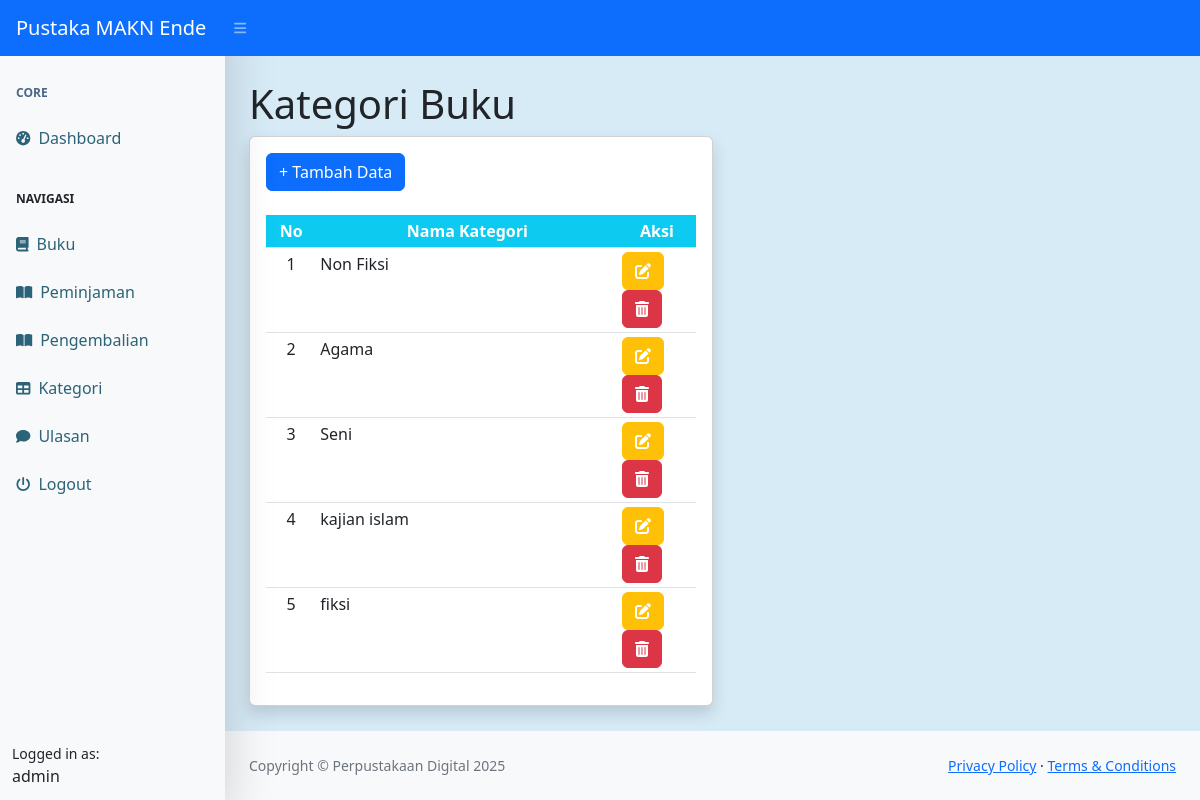
Screenshot of /dashboard.php?page=kategori (signed in) with the database file from the repository.
### tables this page shows
CREATE TABLE `kategori` (
  `id_kategori` int(11) NOT NULL,
  `kategori` varchar(255) DEFAULT NULL
);

### kategori.php (the view, shortened to what this page needs)
<h1 class="mt-4">Kategori Buku</h1>
<div class="card shadow w-50">
    <div class="card-body">
        <div class="row">
            <div class="col-md-12">
            <a href="?page=kategori_tambah" class="btn btn-primary mb-2"> + Tambah Data</a>
                <table class="table table-hover table-sm mt-3 w-100" id="dataTable" cellspacing="0">
                        <colgroup>
                            <col style="width: 5%;" />
                            <col style="width: 37%;" />
                            <col style="width: 7%;" />
                         </colgroup>
                    <thead class="mb-3 bg-info text-center text-white">
                            <th>No</th>
                            <th>Nama Kategori</th>
                            <th>Aksi</th>
                    </thead>
                    <?php
                        $i = 1;
                        $query = mysqli_query($koneksi, "SELECT*FROM kategori");
                        while($data = mysqli_fetch_array($query)){
                            ?>
                         <tbody>
                                <td class="text-center"><?php echo $i++; ?></td>
                                <td><?php echo $data['kategori']; ?></td>
                                <td>
                                    <a href="?page=kategori_ubah&&id=<?php echo $data['id_kategori']; ?>" class="btn btn-warning text-white"><i class="fa-solid fa-pen-to-square"></i></a>
                                    <a onclick="return confirm('Apakah anda yakin mau menghapus data ini')" href="?page=kategori_hapus&&id=<?php echo $data['id_kategori']; ?>" class="btn btn-danger"><i class="fa-solid fa-trash-can"></i></a>
                                </td>
                         </tbody>
                    <?php
                        }
                    ?>
                </table>
            </div>
        </div>
    </div>
</div>

### rows the page displays
kategori: kategori "Non Fiksi"
kategori: kategori "Agama"
kategori: kategori "Seni"
kategori: kategori "kajian islam"
kategori: kategori "fiksi"

### other values shown
$_SESSION['user']['nama'] "admin"
